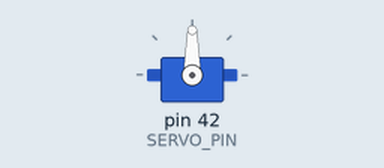
The sketch below on a simulated Arduino Mega 2560, built with avr-gcc and run on an emulated ATmega2560. Shown: servo.

Above: at 0.05 s.
Timing chart, 0 to 4.6 s (numbered marks = the images above):
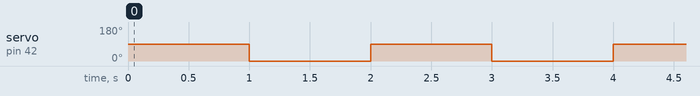

Measured:
- by itself, servo on pin 42 (SERVO_PIN): alternates 90° for 1.0 s and 0° for 1.0 s

The sketch:

servoTest.ino
```cpp
#include <Servo.h>
#define SERVO_PIN 42

Servo servo;
void setup() {
  // put your setup code here, to run once:
  pinMode(SERVO_PIN, OUTPUT);
  servo.attach(SERVO_PIN);
}

void loop() {
  // put your main code here, to run repeatedly:
  servo.write(90);
  delay(1000);
  servo.write(0);
  delay(1000);
}
```
